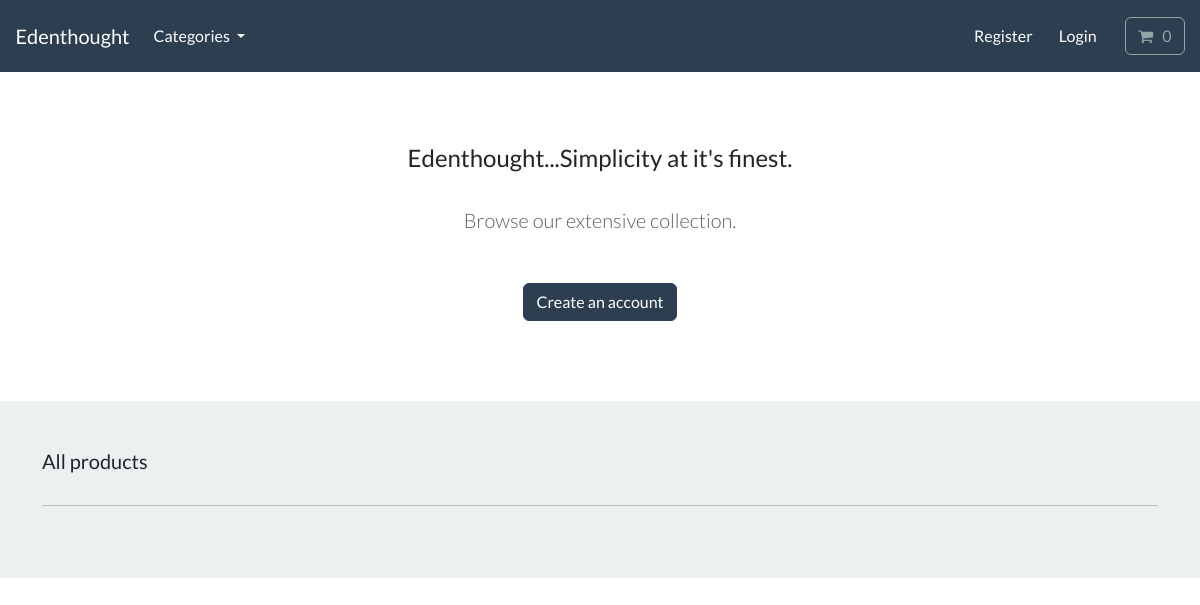
The app's page /, older data.
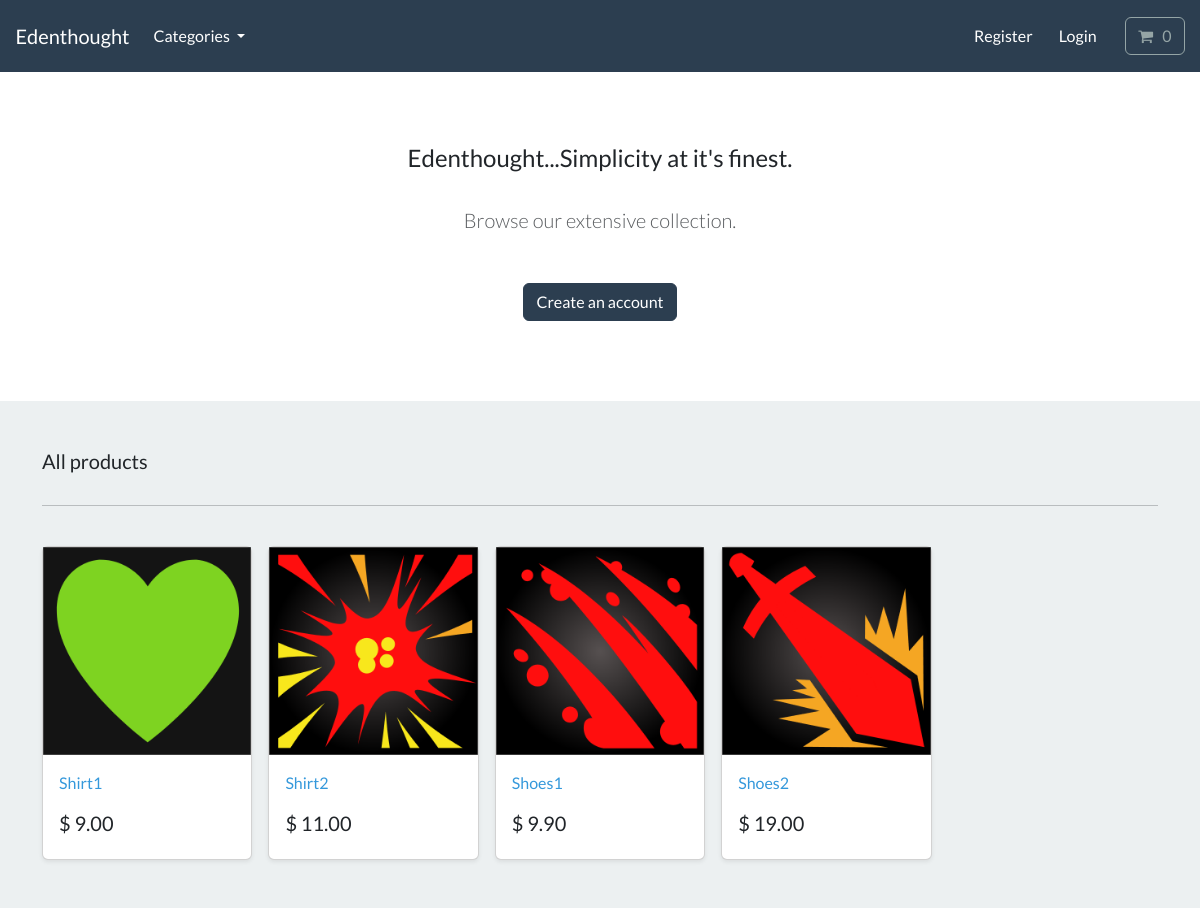
The same page, newer data.
### store/models.py (models this page shows, shortened)
class Product(models.Model):
    category = models.ForeignKey(Category, related_name='product', on_delete=models.CASCADE, null=True)
    title = models.CharField(max_length=250)
    brand = models.CharField(max_length=250, default='unbranded')
    description = models.TextField(blank=True)
    slug = models.SlugField(max_length=250, unique=True)
    price = models.DecimalField(max_digits=4, decimal_places=2)
    image = models.ImageField(upload_to='images/')
    class Meta:
        verbose_name_plural = 'products'
    def get_absolute_url(self):
        return reverse('product-info', args=[self.slug])

### store/views.py (the view)
# urls.py: path('', include('store.urls')),
def store(request):
    all_products = Product.objects.all()
    context = {'all_products': all_products}
    return render(request, 'store/store.html', context)

### cart/cart.py (called while the page is built)
    def __len__(self):
        return sum(item['qty'] for item in self.cart.values())

### cart/context_processors.py (called while the page is built)
def cart(request):
    return {'cart': Cart(request)}

### store/models.py (called while the page is built)
    def get_absolute_url(self):
        return reverse('list-category', args=[self.slug])

### store/views.py (called while the page is built)
def categories(request):
    all_categories = Category.objects.all()
    return {'all_categories': all_categories}

### store/templates/store/store.html
{% extends "./base.html" %}
{% load static %}
{% block content %}
    <section class="py-4 text-center container">
        <div class="row py-lg-5">
            <div class="col-lg-6 col-md-8 mx-auto">
                <h4> Edenthought...Simplicity at it's finest. </h4>
                <br>
                <p class="lead text-muted">
                Browse our extensive collection.
                </p>
                <br>
                <a href="#" class="btn btn-primary my-2"> Create an account </a>
            </div>
        </div>
    </section>
       <div class="album py-5 bg-light">
        <div class="container">
          <div class="pb-3 h5"> All products </div>
          <hr>
          <br>
          <div class="row row-cols-1 row-cols-sm-2 row-cols-md-5 g-3">
            {% for product in all_products %}
            <div class="col">
              <div class="card shadow-sm">
                <img class="img-fluid" alt="Responsive image" src="{{product.image.url}}">
                <div class="card-body">
                  <p class="card-text">
                    <a class="text-info text-decoration-none" href="{{product.get_absolute_url}}">{{product.title | capfirst}}</a>
                  </p>
                  <div class="d-flex justify-content-between align-items-center">
                    <h5> $ {{product.price}} </h5>
                  </div>
                </div>
              </div>
            </div>
            {% endfor %}
          </div>
        </div>
      </div>
{% endblock %}

### store/templates/store/base.html (shortened to what this page needs)
{% load static %}
<!DOCTYPE html>
<html>
    <head>
        <link rel="stylesheet" href="https://bootswatch.com/5/flatly/bootstrap.min.css">
        <link rel="stylesheet" href="https://cdnjs.cloudflare.com/ajax/libs/font-awesome/4.7.0/css/font-awesome.min.css">
    </head>
    <nav class="navbar navbar-expand-lg bg-primary justify-content-center">
        <a class="navbar-brand main-heading text-white" href="{% url 'store' %}">
        &nbsp; &nbsp; Edenthought
        </a>
        <div class="collapse navbar-collapse" id="navbarCollapse">
            <ul class="navbar-nav me-auto mb-2 mb-md-0">
                <li class="nav-item dropdown">
                    <a class="nav-link dropdown-toggle text-white" href="#" id="navbarDropdown" role="button"
                    data-bs-toggle="dropdown" aria-expanded="false">
                        Categories
                    </a>
                </li>
            </ul>
        </div>
        <div class="collapse navbar-collapse text-center" id="navbarNavDropdown">
            <ul class="navbar-nav ms-auto">
                <li class="nav-item">
                    <a class="btn btn-alert navbar-btn text-white" type="button"  href="/"> Register </a>
                </li>
                <li class="nav-item">
                    <a class="btn btn-alert navbar-btn text-white" type="button"  href="/"> Login </a>
                </li>
                <li class="nav-item">
                    <a type="button" role="button" href="{% url 'cart-summary' %}" class="btn btn-outline-secondary">
                        <i class="fa fa-shopping-cart" aria-hidden="true"> </i>
                         <div id="cart-qty" class="d-inline-flex">
                            {% with qty_amount=cart|length %}
                                {% if qty_amount > 0 %}
                                    {{ qty_amount}}
                                    {% else %}
                                        0
                                {% endif %}
                            {% endwith %}
                        </div>
                    </a>
                </li>
            </ul>
        </div>
    </nav>
    <body>
        {% block content %}
        {% endblock %}
    </body>
</html>

Row changes from the older to the newer data that the page shows:
added Product: image (picture), title "Shirt1", price "9.00"
added Product: image (picture), title "Shirt2", price "11.00"
added Product: image (picture), title "Shoes1", price "9.90"
added Product: image (picture), title "Shoes2", price "19.00"
